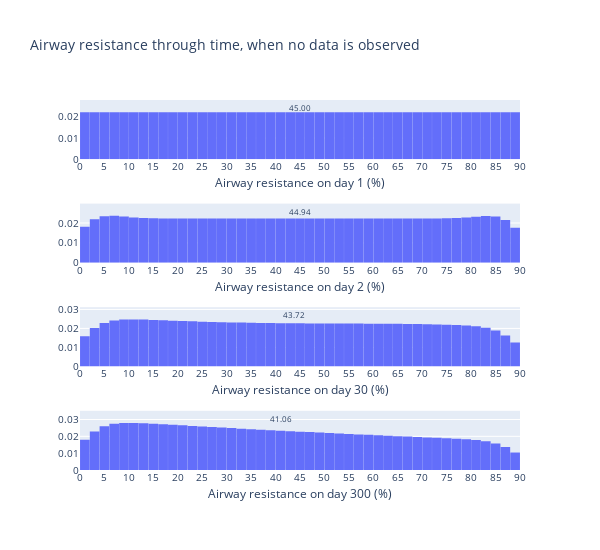

Notebook cell for this chart:
### Code cell
# Compare first, mid and last day ARs
fig = make_subplots(rows=4, cols=1, vertical_spacing=0.12)

ih.plot_histogram(fig, AR, AR_given_M_and_D[0], AR.a, AR.b, 1, 1, name="First day", colour="#636EFA")
fig.update_xaxes(title_text="Airway resistance on day 1 (%)", row=1, col=1)
day=2
ih.plot_histogram(fig, AR, AR_given_M_and_D[day-1], AR.a, AR.b, 2, 1, name="Mid day", colour="#636EFA")
fig.update_xaxes(title_text=f"Airway resistance on day {day} (%)", row=2, col=1)
day=30
ih.plot_histogram(fig, AR, AR_given_M_and_D[day-1], AR.a, AR.b, 3, 1, name="Last day", colour="#636EFA")
fig.update_xaxes(title_text=f"Airway resistance on day {day} (%)", row=3, col=1)
day=300
ih.plot_histogram(fig, AR, AR_given_M_and_D[day-1], AR.a, AR.b, 4, 1, name="Last day", colour="#636EFA")
fig.update_xaxes(title_text=f"Airway resistance on day {day} (%)", row=4, col=1)

fig.update_layout(
    font=dict(size=10),
    height=550,
    width=600,
    bargap=0.01,
    title="Airway resistance through time, when no data is observed",
    showlegend=False,
)
fig.update_xaxes(title_standoff=6)
fig.show()

### Figure 1 — Plotly figure (JSON) as saved in the notebook; plotly's stock layout.template omitted (floating-point values rounded to 4 significant figures)
{"data": [{"histfunc": "sum", "marker": {"color": "#636EFA"}, "name": "First day", "type": "histogram", "x": [0, 2, 4, 6, 8, 10, 12, 14, 16, 18, 20, 22, 24, 26, 28, 30, 32, 34, 36, 38, 40, 42, 44, 46, 48, 50, 52, 54, 56, 58, 60, 62, 64, 66, 68, 70, 72, 74, 76, 78, 80, 82, 84, 86, 88], "xaxis": "x", "xbins": {"end": 90, "size": 2, "start": 0}, "y": [0.02222, 0.02222, 0.02222, 0.02222, 0.02222, 0.02222, 0.02222, 0.02222, 0.02222, 0.02222, 0.02222, 0.02222, 0.02222, 0.02222, 0.02222, 0.02222, 0.02222, 0.02222, 0.02222, 0.02222, 0.02222, 0.02222, 0.02222, 0.02222, 0.02222, 0.02222, 0.02222, 0.02222, 0.02222, 0.02222, 0.02222, 0.02222, 0.02222, 0.02222, 0.02222, 0.02222, 0.02222, 0.02222, 0.02222, 0.02222, 0.02222, 0.02222, 0.02222, 0.02222, 0.02222], "yaxis": "y"}, {"histfunc": "sum", "marker": {"color": "#636EFA"}, "name": "Mid day", "type": "histogram", "x": [0, 2, 4, 6, 8, 10, 12, 14, 16, 18, 20, 22, 24, 26, 28, 30, 32, 34, 36, 38, 40, 42, 44, 46, 48, 50, 52, 54, 56, 58, 60, 62, 64, 66, 68, 70, 72, 74, 76, 78, 80, 82, 84, 86, 88], "xaxis": "x2", "xbins": {"end": 90, "size": 2, "start": 0}, "y": [0.01819, 0.02189, 0.02345, 0.02364, 0.02326, 0.02284, 0.02257, 0.02242, 0.02233, 0.02228, 0.02226, 0.02224, 0.02223, 0.02222, 0.02222, 0.02222, 0.02222, 0.02222, 0.02222, 0.02222, 0.02222, 0.02222, 0.02222, 0.02222, 0.02222, 0.02222, 0.02222, 0.02222, 0.02222, 0.02222, 0.02222, 0.02222, 0.02223, 0.02224, 0.02226, 0.02228, 0.02233, 0.0224, 0.02253, 0.0228, 0.02318, 0.02348, 0.02329, 0.02157, 0.0176], "yaxis": "y2"}, {"histfunc": "sum", "marker": {"color": "#636EFA"}, "name": "Last day", "type": "histogram", "x": [0, 2, 4, 6, 8, 10, 12, 14, 16, 18, 20, 22, 24, 26, 28, 30, 32, 34, 36, 38, 40, 42, 44, 46, 48, 50, 52, 54, 56, 58, 60, 62, 64, 66, 68, 70, 72, 74, 76, 78, 80, 82, 84, 86, 88], "xaxis": "x3", "xbins": {"end": 90, "size": 2, "start": 0}, "y": [0.01588, 0.02018, 0.02288, 0.02423, 0.0247, 0.02475, 0.02465, 0.02449, 0.0243, 0.02411, 0.02392, 0.02374, 0.02358, 0.02343, 0.02329, 0.02317, 0.02307, 0.02297, 0.02289, 0.02282, 0.02276, 0.02271, 0.02267, 0.02264, 0.02261, 0.02259, 0.02257, 0.02255, 0.02253, 0.02251, 0.02248, 0.02245, 0.02241, 0.02236, 0.0223, 0.02222, 0.02211, 0.02197, 0.02178, 0.02153, 0.02112, 0.02033, 0.0189, 0.01633, 0.01254], "yaxis": "y3"}, {"histfunc": "sum", "marker": {"color": "#636EFA"}, "name": "Last day", "type": "histogram", "x": [0, 2, 4, 6, 8, 10, 12, 14, 16, 18, 20, 22, 24, 26, 28, 30, 32, 34, 36, 38, 40, 42, 44, 46, 48, 50, 52, 54, 56, 58, 60, 62, 64, 66, 68, 70, 72, 74, 76, 78, 80, 82, 84, 86, 88], "xaxis": "x4", "xbins": {"end": 90, "size": 2, "start": 0}, "y": [0.01802, 0.02288, 0.02592, 0.02742, 0.02791, 0.02791, 0.02773, 0.02747, 0.02716, 0.02684, 0.02651, 0.02617, 0.02584, 0.02552, 0.0252, 0.02488, 0.02457, 0.02426, 0.02396, 0.02366, 0.02337, 0.02308, 0.02279, 0.0225, 0.02222, 0.02195, 0.02167, 0.0214, 0.02114, 0.02087, 0.02061, 0.02035, 0.0201, 0.01985, 0.0196, 0.01935, 0.01909, 0.01882, 0.01853, 0.01821, 0.01777, 0.01704, 0.01579, 0.01362, 0.01044], "yaxis": "y4"}], "layout": {"annotations": [{"font": {"size": 8}, "showarrow": false, "text": "45.00", "x": 45.0, "xref": "x", "y": 0.02444, "yref": "y"}, {"font": {"size": 8}, "showarrow": false, "text": "44.94", "x": 44.94, "xref": "x2", "y": 0.026, "yref": "y2"}, {"font": {"size": 8}, "showarrow": false, "text": "43.72", "x": 43.72, "xref": "x3", "y": 0.02723, "yref": "y3"}, {"font": {"size": 8}, "showarrow": false, "text": "41.06", "x": 41.06, "xref": "x4", "y": 0.03071, "yref": "y4"}], "bargap": 0.01, "font": {"size": 10}, "height": 550, "showlegend": false, "title": {"text": "Airway resistance through time, when no data is observed"}, "width": 600, "xaxis": {"anchor": "y", "domain": [0, 1], "nticks": 20, "range": [0, 90], "title": {"standoff": 6, "text": "Airway resistance on day 1 (%)"}}, "xaxis2": {"anchor": "y2", "domain": [0, 1], "nticks": 20, "range": [0, 90], "title": {"standoff": 6, "text": "Airway resistance on day 2 (%)"}}, "xaxis3": {"anchor": "y3", "domain": [0, 1], "nticks": 20, "range": [0, 90], "title": {"standoff": 6, "text": "Airway resistance on day 30 (%)"}}, "xaxis4": {"anchor": "y4", "domain": [0, 1], "nticks": 20, "range": [0, 90], "title": {"standoff": 6, "text": "Airway resistance on day 300 (%)"}}, "yaxis": {"anchor": "x", "domain": [0.84, 1]}, "yaxis2": {"anchor": "x2", "domain": [0.56, 0.72]}, "yaxis3": {"anchor": "x3", "domain": [0.28, 0.44]}, "yaxis4": {"anchor": "x4", "domain": [0, 0.16]}}}
